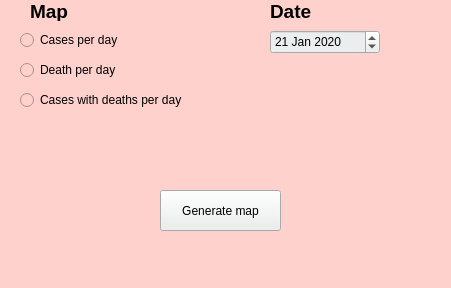
<?xml version="1.0" encoding="UTF-8"?>
<ui version="4.0">
 <class>MainWindow</class>
 <widget class="QMainWindow" name="MainWindow">
  <property name="geometry">
   <rect>
    <x>0</x>
    <y>0</y>
    <width>451</width>
    <height>288</height>
   </rect>
  </property>
  <property name="windowTitle">
   <string>Covid19 Map</string>
  </property>
  <property name="toolTipDuration">
   <number>-5</number>
  </property>
  <property name="styleSheet">
   <string notr="true">background-color: rgb(255, 209, 205);</string>
  </property>
  <widget class="QWidget" name="centralwidget">
   <widget class="QPushButton" name="button1">
    <property name="geometry">
     <rect>
      <x>160</x>
      <y>190</y>
      <width>121</width>
      <height>41</height>
     </rect>
    </property>
    <property name="styleSheet">
     <string notr="true">background-color: rgb(235, 238, 238);</string>
    </property>
    <property name="text">
     <string>Generate map</string>
    </property>
   </widget>
   <widget class="QDateEdit" name="dateEdit">
    <property name="geometry">
     <rect>
      <x>270</x>
      <y>30</y>
      <width>110</width>
      <height>24</height>
     </rect>
    </property>
    <property name="styleSheet">
     <string notr="true">background-color: rgb(235, 238, 238);</string>
    </property>
    <property name="dateTime">
     <datetime>
      <hour>0</hour>
      <minute>0</minute>
      <second>0</second>
      <year>2020</year>
      <month>1</month>
      <day>21</day>
     </datetime>
    </property>
   </widget>
   <widget class="QLabel" name="label">
    <property name="geometry">
     <rect>
      <x>270</x>
      <y>0</y>
      <width>71</width>
      <height>21</height>
     </rect>
    </property>
    <property name="styleSheet">
     <string notr="true"/>
    </property>
    <property name="text">
     <string>&lt;html&gt;&lt;head/&gt;&lt;body&gt;&lt;p&gt;&lt;span style=&quot; font-size:14pt; font-weight:600;&quot;&gt;Date&lt;/span&gt;&lt;/p&gt;&lt;/body&gt;&lt;/html&gt;</string>
    </property>
   </widget>
   <widget class="QLabel" name="label_2">
    <property name="geometry">
     <rect>
      <x>30</x>
      <y>0</y>
      <width>151</width>
      <height>21</height>
     </rect>
    </property>
    <property name="styleSheet">
     <string notr="true"/>
    </property>
    <property name="text">
     <string>&lt;html&gt;&lt;head/&gt;&lt;body&gt;&lt;p&gt;&lt;span style=&quot; font-size:14pt; font-weight:600;&quot;&gt;Map&lt;/span&gt;&lt;/p&gt;&lt;/body&gt;&lt;/html&gt;</string>
    </property>
   </widget>
   <widget class="QLabel" name="label_3">
    <property name="geometry">
     <rect>
      <x>110</x>
      <y>130</y>
      <width>221</width>
      <height>41</height>
     </rect>
    </property>
    <property name="styleSheet">
     <string notr="true">color: rgb(255, 0, 0);</string>
    </property>
    <property name="text">
     <string/>
    </property>
   </widget>
   <widget class="QRadioButton" name="radioButton">
    <property name="geometry">
     <rect>
      <x>20</x>
      <y>30</y>
      <width>121</width>
      <height>20</height>
     </rect>
    </property>
    <property name="text">
     <string>Cases per day</string>
    </property>
   </widget>
   <widget class="QRadioButton" name="radioButton_2">
    <property name="geometry">
     <rect>
      <x>20</x>
      <y>60</y>
      <width>131</width>
      <height>20</height>
     </rect>
    </property>
    <property name="text">
     <string>Death per day</string>
    </property>
   </widget>
   <widget class="QRadioButton" name="radioButton_3">
    <property name="geometry">
     <rect>
      <x>20</x>
      <y>90</y>
      <width>191</width>
      <height>20</height>
     </rect>
    </property>
    <property name="text">
     <string>Cases with deaths per day</string>
    </property>
   </widget>
  </widget>
  <widget class="QMenuBar" name="menubar">
   <property name="geometry">
    <rect>
     <x>0</x>
     <y>0</y>
     <width>451</width>
     <height>24</height>
    </rect>
   </property>
  </widget>
  <widget class="QStatusBar" name="statusbar"/>
 </widget>
 <resources/>
 <connections/>
</ui>
